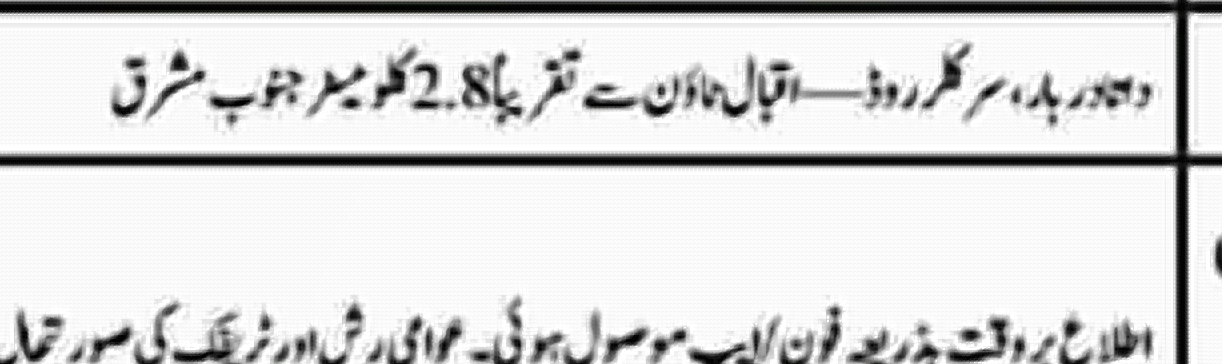
#> input picture CrimeVision/Image-to-text/debug_crime_area_region.png, 1222 x 364 px
$ python test_area_region_fuzzy.py
#> lines starting #> are read from the running program, lines starting #| are printed output that depends on the picture; after the words box and inside, x2 and y2 are one past the last pixel; in counts of white or black regions, pixels touching at a corner belong together
"""
Test fuzzy correction on actual FIR image crime area region
Uses the same region extraction as fir_specialized_ocr.py
"""
import sys
import os
import cv2
import numpy as np
import pytesseract
sys.path.append(os.path.join(os.path.dirname(__file__), 'backend'))

from urdu_location_dictionary import correct_location_text, _urdu_similarity
import re

# FIR Region coordinates (from fir_specialized_ocr.py)
CRIME_AREA_TOP = 0.38
CRIME_AREA_BOTTOM = 0.451
CRIME_AREA_LEFT = 0.29
CRIME_AREA_RIGHT = 0.62

def extract_crime_area_region(image_path: str):
    """Extract the crime area region from FIR image"""
    print(f"\n{'='*70}")
    print(f"LOADING FIR IMAGE: {image_path}")
    print('='*70)

    # Load image
    img = cv2.imread(image_path)
    if img is None:
        print(f"❌ Error: Could not load image from {image_path}")
        return None

    h, w = img.shape[:2]
    print(f"✓ Image loaded: {w}x{h}px")

    # Extract crime area region using coordinates
    y1 = int(h * CRIME_AREA_TOP)
    y2 = int(h * CRIME_AREA_BOTTOM)
    x1 = int(w * CRIME_AREA_LEFT)
    x2 = int(w * CRIME_AREA_RIGHT)

    crime_area_region = img[y1:y2, x1:x2]
    rh, rw = crime_area_region.shape[:2]

    print(f"✓ Extracted crime area region:")
    print(f"  - Coordinates: Y[{y1}:{y2}] X[{x1}:{x2}]")
    print(f"  - Size: {rw}x{rh}px")
    print(f"  - Position: {CRIME_AREA_TOP*100:.1f}%-{CRIME_AREA_BOTTOM*100:.1f}% vertical")

    # Save debug image
    debug_path = "debug_crime_area_region.png"
    cv2.imwrite(debug_path, crime_area_region)
    print(f"✓ Saved region to: {debug_path}")

    # Draw rectangle on original for visualization
    viz_img = img.copy()
    cv2.rectangle(viz_img, (x1, y1), (x2, y2), (0, 255, 0), 3)
    cv2.imwrite("debug_crime_area_location.png", viz_img)
    print(f"✓ Saved visualization to: debug_crime_area_location.png")

    return crime_area_region

def preprocess_for_ocr(region: np.ndarray):
    """Apply preprocessing to enhance Urdu text"""
    gray = cv2.cvtColor(region, cv2.COLOR_BGR2GRAY)

    # Upscale for better OCR
    h, w = gray.shape
    scale = 4.0
    scaled = cv2.resize(gray, None, fx=scale, fy=scale, interpolation=cv2.INTER_CUBIC)

    # Denoise
    denoised = cv2.fastNlMeansDenoising(scaled, None, h=10, templateWindowSize=7, searchWindowSize=21)

    # Enhance contrast
    clahe = cv2.createCLAHE(clipLimit=3.0, tileGridSize=(8, 8))
    enhanced = clahe.apply(denoised)

    # Save preprocessed
    cv2.imwrite("debug_crime_area_preprocessed.png", enhanced)

    print(f"\n{'='*70}")
    print("PREPROCESSING")
    print('='*70)
    print(f"✓ Upscaled {scale}x: {w}x{h} → {enhanced.shape[1]}x{enhanced.shape[0]}px")
    print(f"✓ Applied: denoising + CLAHE contrast enhancement")
    print(f"✓ Saved to: debug_crime_area_preprocessed.png")

    return enhanced

def run_ocr(preprocessed: np.ndarray):
    """Run Tesseract OCR on preprocessed region"""
    print(f"\n{'='*70}")
    print("RUNNING OCR")
    print('='*70)

    # Try multiple Tesseract configs
    configs = [
        ('--oem 1 --psm 6', 'Standard'),
        ('--oem 1 --psm 4', 'Multi-column'),
        ('--oem 1 --psm 3', 'Auto'),
    ]

    results = []
    for config, name in configs:
        try:
            text = pytesseract.image_to_string(preprocessed, lang='urd', config=config)
            if text and text.strip():
                results.append({'text': text.strip(), 'config': name})
                print(f"✓ {name} OCR: {len(text.strip())} chars")
        except Exception as e:
            print(f"✗ {name} OCR failed: {e}")

    if not results:
        print("❌ No OCR results")
        return None

    # Use the result with most Urdu characters
    best = max(results, key=lambda r: sum(1 for c in r['text'] if '\u0600' <= c <= '\u06FF'))
    print(f"\n✓ Best result: {best['config']} ({len(best['text'])} chars)")
    return best['text']

# [72 lines left out: functions clean_ocr_text, apply_fuzzy_correction, not called in this run]

def test_fir_image(image_path: str):
    """Complete test pipeline"""
    print(f"\n{'#'*70}")
    print(f"# TESTING AREA FUZZY CORRECTION ON FIR IMAGE")
    print(f"{'#'*70}")

    # Step 1: Extract region
    region = extract_crime_area_region(image_path)
    if region is None:
        return

    # Step 2: Preprocess
    preprocessed = preprocess_for_ocr(region)

    # Step 3: Run OCR
    raw_ocr_text = run_ocr(preprocessed)
    if not raw_ocr_text:
        print("\n❌ OCR failed - no text extracted")
        return

    print(f"\n{'='*70}")
    print("RAW OCR OUTPUT")
    print('='*70)
    print(raw_ocr_text)
    print('─'*70)

    # Step 4: Clean text
    cleaned_text = clean_ocr_text(raw_ocr_text)
    print(f"\n{'='*70}")
    print("CLEANED TEXT (after removing labels, distance, etc.)")
    print('='*70)
    print(f"Before: {raw_ocr_text[:150]}")
    print(f"After:  {cleaned_text}")
    print('─'*70)

    # Step 5: Apply fuzzy correction
    corrected_text = apply_fuzzy_correction(cleaned_text)

    # Final summary
    print(f"\n{'='*70}")
    print("FINAL RESULT")
    print('='*70)
    print(f"Raw OCR:    {raw_ocr_text[:80]}")
    print(f"Cleaned:    {cleaned_text}")
    print(f"Corrected:  {corrected_text}")
    print('='*70)

    return {
        'raw': raw_ocr_text,
        'cleaned': cleaned_text,
        'corrected': corrected_text
    }

if __name__ == "__main__":
    import glob

    # Find FIR images
    if len(sys.argv) > 1:
        # User provided image path
        image_path = sys.argv[1]
        if os.path.exists(image_path):
            test_fir_image(image_path)
        else:
            print(f"❌ Error: Image not found: {image_path}")
    else:
        # Look for FIR images in common locations
        search_paths = [
            "*.png",
            "*.jpg",
            "FIR_*.png",
            "backend/FIR_*.png",
            "D:/FYP/Project/CrimeVision/OCRModel/app/data/raw/FIR_*.png"
        ]

        found_images = []
        for pattern in search_paths:
            found_images.extend(glob.glob(pattern))

        if found_images:
            print(f"\n{'='*70}")
            print(f"FOUND {len(found_images)} FIR IMAGE(S)")
            print('='*70)
            for i, img in enumerate(found_images[:5], 1):
                print(f"{i}. {img}")

            # Test first image
            print(f"\n{'='*70}")
            print(f"Testing with: {found_images[0]}")
            print('='*70)
            test_fir_image(found_images[0])
#> in extract_crime_area_region, img is the input picture: shape (364, 1222, 3); mean B, G, R 216.8, 216.9, 216.9
#| ✓ Image loaded: 1222x364px
#> in extract_crime_area_region, `crime_area_region = img[y1:y2, x1:x2]`:
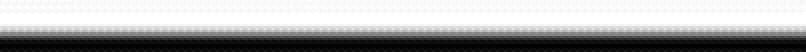
#> crime_area_region: shape (26, 403, 3) (shown 2 times larger); mean B, G, R 167.4, 167.5, 167.4
#|   - Coordinates: Y[138:164] X[354:757]
#|   - Size: 403x26px
#> in extract_crime_area_region, `cv2.rectangle(viz_img, (x1, y1), (x2, y2), (0, 255, 0), 3)`:
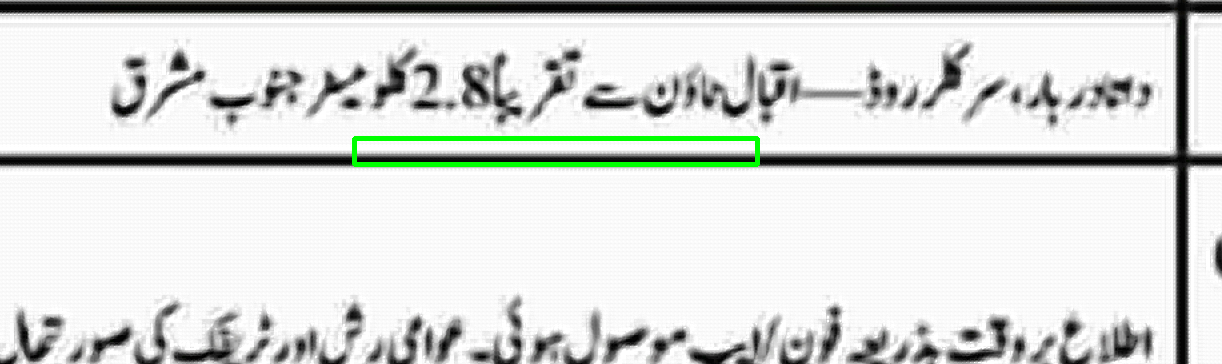
#> viz_img: shape (364, 1222, 3); 0.96% of pixels changed, all inside (x1, y1, x2, y2) = (352, 136, 760, 167)
#> in preprocess_for_ocr, `enhanced = clahe.apply(denoised)`:
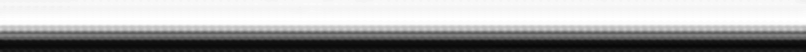
#> enhanced: shape (104, 1612) (shown at 1/2 size); min 8, max 255, mean 165.3
#| ✓ Upscaled 4.0x: 403x26 → 1612x104px
#> after the loop in run_ocr, `for config, name in configs:`: results = []
#> (the call stopped at in run_ocr, `text = pytesseract.image_to_string(preprocessed, lang='urd', config=co..`: pytesseract is not available in this run)
        else:
            print("\n❌ No FIR images found!")
            print("\nUsage:")
            print("  python test_area_region_fuzzy.py <path_to_fir_image>")
            print("\nExample:")
            print("  python test_area_region_fuzzy.py FIR_001.png")
            print("  python test_area_region_fuzzy.py D:/FYP/Project/CrimeVision/OCRModel/app/data/raw/FIR_001.png")
